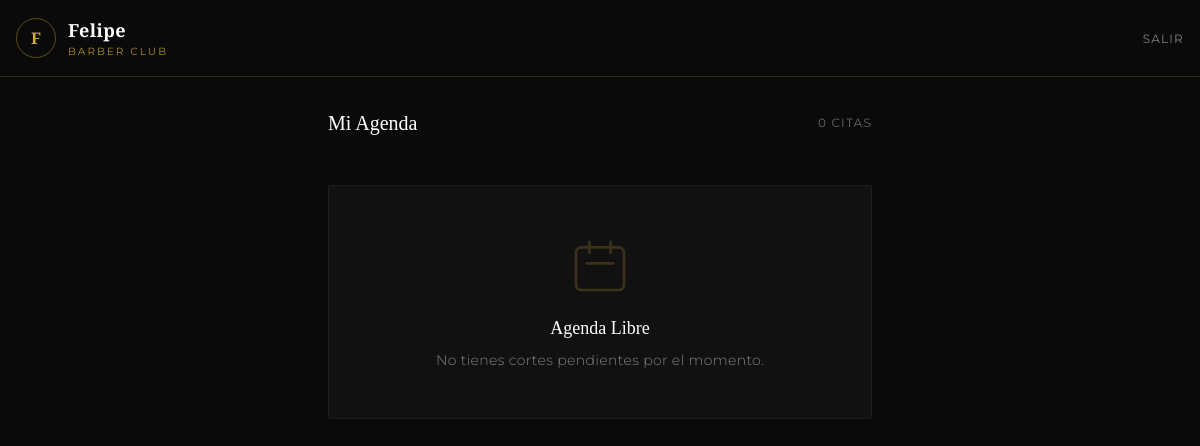
/barbero/dashboard/ (signed in), run on an earlier commit of the app's database.
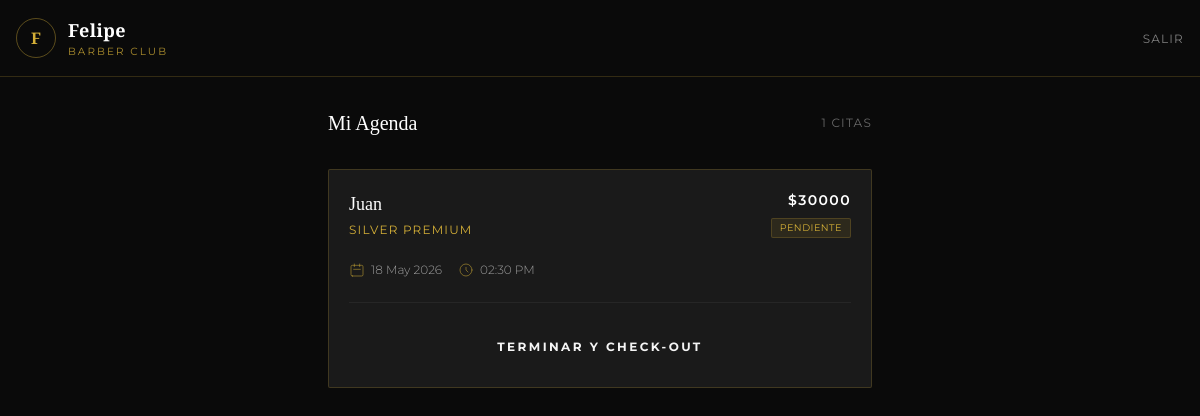
And on a later commit of the database.
### apps/barbers/models.py (models this page shows, shortened)
class Barber(models.Model):
    user = models.OneToOneField(
        User, on_delete=models.CASCADE, related_name='barber_profile'
    )
    barbershop = models.ForeignKey(
        Barbershop, on_delete=models.CASCADE, related_name='barbers'
    )
    display_name = models.CharField(max_length=100)
    specialties = models.ManyToManyField(Service, blank=True, related_name='specialist_barbers')
    avatar = models.ImageField(upload_to='barbers/', null=True, blank=True)
    phone = models.CharField(max_length=20, blank=True)
    bio = models.TextField(blank=True)
    is_available = models.BooleanField(default=True)
    schedule = models.JSONField(default=dict, blank=True)
    color_tag = models.CharField(
        max_length=7, default='#D4AF37',
        help_text='Color hexadecimal para el calendario'
    )
    total_cuts = models.IntegerField(default=0)
    rating = models.DecimalField(max_digits=2, decimal_places=1, default=5.0)
    display_order = models.IntegerField(default=0, help_text='Orden de aparición en la web pública')
    commission_percentage = models.DecimalField(
        max_digits=5, decimal_places=2, default=40.0,
        help_text='Porcentaje de comisión estándar (0-100)'
    )
    created_at = models.DateTimeField(auto_now_add=True)
    class Meta:
        verbose_name = 'Barbero'
        verbose_name_plural = 'Barberos'

### apps/bookings/models.py (models this page shows, shortened)
class Booking(models.Model):
    STATUS_CHOICES = [
        ('pending', 'Pendiente'),
        ('confirmed', 'Confirmado'),
        ('completed', 'Completado'),
        ('cancelled', 'Cancelado'),
    ]
    client_name = models.CharField(max_length=150)
    client_phone = models.CharField(max_length=20, blank=True)
    client_email = models.EmailField(blank=True)
    is_walk_in = models.BooleanField(default=False,
        help_text='Cliente presencial sin reserva previa (ej. Cliente General)')
    privacy_accepted = models.BooleanField(default=False,
        help_text='Aceptación obligatoria de políticas de privacidad y tratamiento de datos')
    barber = models.ForeignKey(
        Barber, on_delete=models.SET_NULL,
        null=True, blank=True, related_name='bookings',
        help_text='Puede quedar vacío inicialmente si eligen "Cualquier barbero"'
    )
    service = models.ForeignKey(
        Service, on_delete=models.SET_NULL,
        null=True, related_name='bookings'
    )
    date = models.DateField()
    time = models.TimeField()
    duration_minutes = models.IntegerField(default=60)
    status = models.CharField(
        max_length=20, choices=STATUS_CHOICES, default='pending'
    )
    notes = models.TextField(blank=True)
    price = models.DecimalField(max_digits=10, decimal_places=0)
    manual_labor_cost = models.DecimalField(max_digits=10, decimal_places=0, null=True, blank=True)
    manual_materials_cost = models.DecimalField(max_digits=10, decimal_places=0, null=True, blank=True)
    survey_sent = models.BooleanField(default=False)
    reminder_sent = models.BooleanField(default=False)
    created_at = models.DateTimeField(auto_now_add=True)
    updated_at = models.DateTimeField(auto_now=True)
    completed_at = models.DateTimeField(null=True, blank=True)
    class Meta:
        verbose_name = 'Reserva'
        verbose_name_plural = 'Reservas'
        ordering = ['-date', '-time']
        constraints = [
            models.UniqueConstraint(
                fields=['barber', 'date', 'time'],
                condition=models.Q(status__in=['pending', 'confirmed']),
                name='unique_active_booking_barber_date_time',
            ),
        ]

### apps/services/models.py (models this page shows, shortened)
class Service(models.Model):
    CATEGORY_CHOICES = [
        ('individual', 'Servicio Individual'),
        ('silver', 'Membresía Silver'),
        ('gold', 'Membresía Gold'),
        ('diamond', 'Membresía Diamond'),
        ('vip', 'VIP / Exclusivo Frank'),
    ]
    name = models.CharField(max_length=200)
    slug = models.SlugField(max_length=100, unique=True)
    description = models.TextField(blank=True)
    category = models.CharField(max_length=20, choices=CATEGORY_CHOICES, default='individual')
    price = models.DecimalField(max_digits=10, decimal_places=0)
    duration_minutes = models.IntegerField(default=60)
    features = models.JSONField(default=list, blank=True)
    includes_beverage = models.BooleanField(default=False,
        help_text='Si activa, descuenta automáticamente bebida del inventario al confirmar venta.')
    is_active = models.BooleanField(default=True)
    is_popular = models.BooleanField(default=False)
    display_order = models.IntegerField(default=0)
    exclusive_barber = models.ForeignKey(
        'barbers.Barber',
        null=True, blank=True,
        on_delete=models.SET_NULL,
        related_name='exclusive_services',
        help_text='Dejar vacío para servicio disponible para todos los barberos.'
    )
    created_at = models.DateTimeField(auto_now_add=True)
    class Meta:
        verbose_name = 'Servicio'
        verbose_name_plural = 'Servicios'
        ordering = ['display_order', 'name']

### apps/barbers/views.py (the view)
@login_required
def dashboard_barbero(request):
    try:
        barbero = request.user.barber_profile
    except Barber.DoesNotExist:
        return render(request, 'barberos/dashboard.html', {
            'error_perfil': True
        })
    citas = Booking.objects.filter(
        barber=barbero,
        status__in=['pending', 'confirmed']
    ).order_by('date', 'time')
    return render(request, 'barberos/dashboard.html', {
        'barbero': barbero,
        'citas': citas,
    })

### templates/barberos/dashboard.html (shortened to what this page needs)
{% load static %}
<!DOCTYPE html>
<html lang="es">
<head>
  <script src="https://cdn.tailwindcss.com"></script>
</head>
<body class="bg-jet text-smoke font-sans antialiased min-h-screen">
  <nav class="sticky top-0 z-40 bg-jet border-b border-gold/20 flex items-center justify-between px-4 py-4">
    <div class="flex items-center gap-3">
      <div class="w-10 h-10 rounded-full border border-gold/40 flex items-center justify-center overflow-hidden">
        {% if barbero.avatar %}
          <img src="{{ barbero.avatar.url }}" alt="{{ barbero.display_name }}" class="w-full h-full object-cover">
        {% else %}
          <span class="text-gold font-serif font-bold">{{ barbero.display_name|make_list|first|upper }}</span>
        {% endif %}
      </div>
      <div>
        <h1 class="text-lg font-serif font-bold text-white tracking-wide">{{ barbero.display_name }}</h1>
        <p class="text-[0.65rem] tracking-[0.2em] uppercase text-gold/80">Barber Club</p>
      </div>
    </div>
    <form method="post" action="{% url 'barbero_logout' %}" class="inline">
      <button type="submit" class="text-xs uppercase tracking-widest text-smoke/50 hover:text-gold transition-colors">
        Salir
      </button>
    </form>
  </nav>
  <main class="max-w-xl mx-auto px-4 py-8">
    <div class="flex items-center justify-between mb-8">
      <h2 class="text-xl font-serif text-white">Mi Agenda</h2>
      <span class="text-xs tracking-widest uppercase text-smoke/40">{{ citas|length }} citas</span>
    </div>
    {% if error_perfil %}
      <div class="bg-red-500/10 border border-red-500/50 p-6 rounded-sm text-center">
        <p class="text-sm text-red-200">El usuario actual no tiene un perfil de barbero asociado. Contacta al administrador.</p>
      </div>
    {% else %}
      {% if not citas %}
        <div class="border border-white/5 bg-jet-card rounded-sm p-12 text-center mt-12">
          <svg class="w-16 h-16 mx-auto text-gold/20 mb-4" fill="none" stroke="currentColor" viewBox="0 0 24 24">
            <path stroke-linecap="round" stroke-linejoin="round" stroke-width="1" d="M8 7V3m8 4V3m-9 8h10M5 21h14a2 2 0 002-2V7a2 2 0 00-2-2H5a2 2 0 00-2 2v12a2 2 0 002 2z"></path>
          </svg>
          <h3 class="text-lg font-serif text-white mb-2">Agenda Libre</h3>
          <p class="text-sm text-smoke/50 tracking-wide font-light">No tienes cortes pendientes por el momento.</p>
        </div>
      {% else %}
        <div class="space-y-4">
          {% for cita in citas %}
            <div class="card-cita border border-gold/20 bg-jet-lighter p-5 rounded-sm flex flex-col gap-4 relative overflow-hidden transition-all"
                 id="card-{{ cita.id }}"
                 data-id="{{ cita.id }}"
                 data-cliente="{{ cita.client_name }}"
                 data-barbero="{{ barbero.display_name }}"
                 data-servicio="{% if cita.service %}{{ cita.service.name }}{% else %}Servicio general{% endif %}"
                 data-precio="{{ cita.price|floatformat:0 }}">
              <div class="flex justify-between items-start">
                <div>
                  <h3 class="font-serif font-medium text-lg text-white mb-1">{{ cita.client_name }}</h3>
                  <p class="text-xs uppercase tracking-widest text-gold">{% if cita.service %}{{ cita.service.name }}{% else %}Corte general{% endif %}</p>
                </div>
                <div class="text-right">
                  <div class="text-sm font-semibold text-white tracking-widest mb-1">${{ cita.price|floatformat:0 }}</div>
                  <div class="text-[0.6rem] uppercase tracking-wider px-2 py-0.5 rounded-sm {% if cita.status == 'confirmed' %}bg-green-500/10 text-green-400 border border-green-500/20{% else %}bg-gold/10 text-gold border border-gold/20{% endif %} inline-block">
                    {{ cita.get_status_display }}
                  </div>
                </div>
              </div>
              <div class="flex flex-wrap items-center gap-4 text-xs font-light text-smoke/60 mt-2">
                <div class="flex items-center gap-1.5">
                  <svg class="w-4 h-4 text-gold/50" fill="none" stroke="currentColor" viewBox="0 0 24 24"><path stroke-linecap="round" stroke-linejoin="round" stroke-width="1.5" d="M8 7V3m8 4V3m-9 8h10M5 21h14a2 2 0 002-2V7a2 2 0 00-2-2H5a2 2 0 00-2 2v12a2 2 0 002 2z"></path></svg>
                  <span>{{ cita.date|date:"d M Y" }}</span>
                </div>
                <div class="flex items-center gap-1.5">
                  <svg class="w-4 h-4 text-gold/50" fill="none" stroke="currentColor" viewBox="0 0 24 24"><path stroke-linecap="round" stroke-linejoin="round" stroke-width="1.5" d="M12 8v4l3 3m6-3a9 9 0 11-18 0 9 9 0 0118 0z"></path></svg>
                  <span>{{ cita.time|time:"h:i A" }}</span>
                </div>
              </div>
              <div class="h-[1px] w-full bg-white/5 my-2"></div>
              <button class="btn-finalizar btn-gold w-full py-3 text-xs tracking-[0.2em] font-bold uppercase rounded-sm"
                      data-id="{{ cita.id }}">
                 Terminar y Check-out
              </button>
            </div>
          {% endfor %}
        </div>
      {% endif %}
    {% endif %}
  </main>
</body>
</html>

### templates/barberos/dashboard.html (style rules this page uses)
.btn-gold { background: linear-gradient(135deg, theme('colors.gold.light') 0%, theme('colors.gold.DEFAULT') 50%, theme('colors.gold.dark') 100%); color: theme('colors.jet.DEFAULT'); transition: all 0.3s ease; }

What changed in the data, as far as the page shows it:
added Booking: client_name "Juan", service.name "SILVER PREMIUM", price "30000", status "PENDIENTE", date "18 May 2026", time "02:30 PM"
Also different on the page:
{{ citas|length }}: "0" → "1"
text no longer shown: "Agenda Libre No tienes cortes pendientes por el momento."
